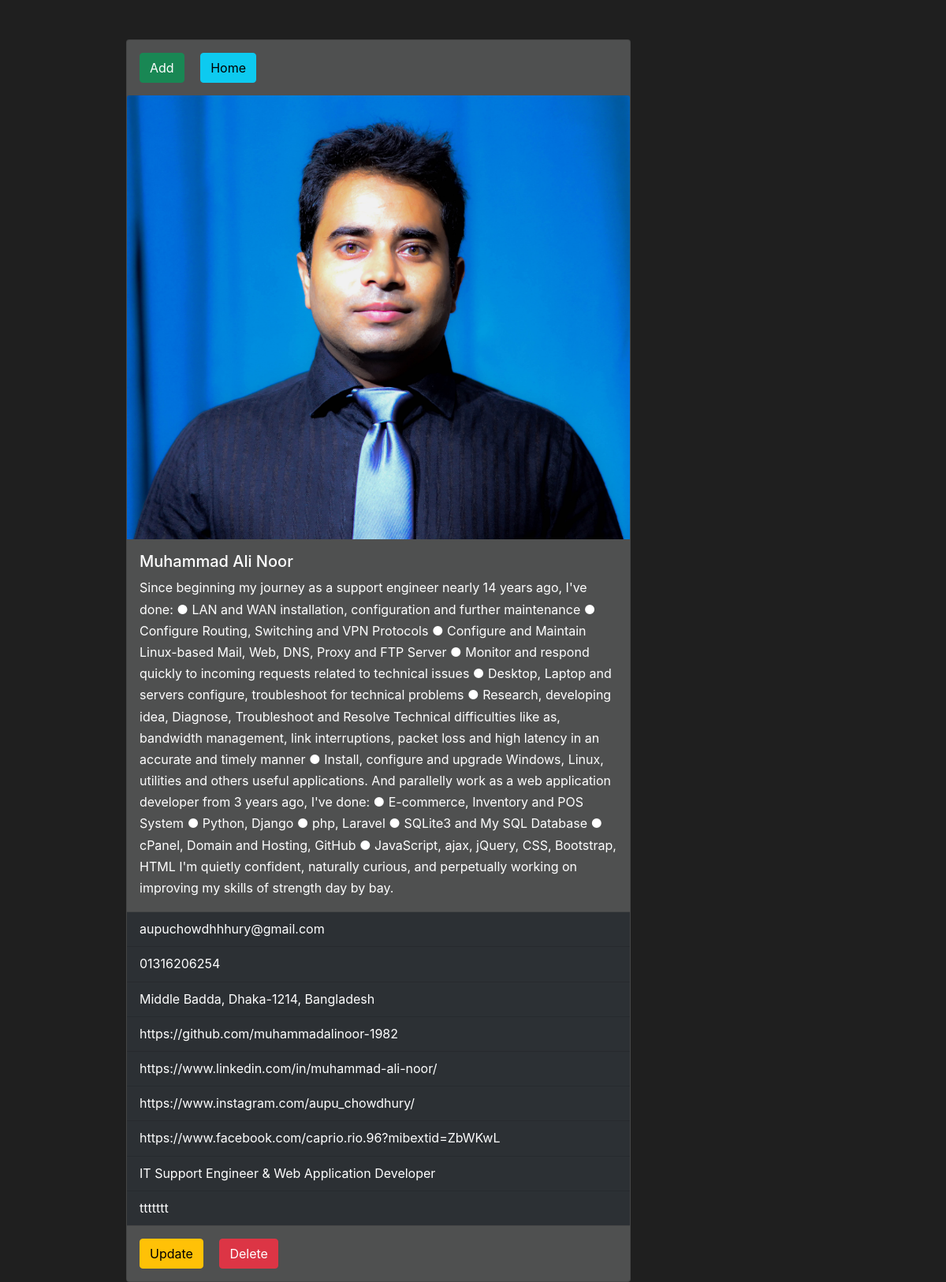
Page /personal/ on the committed database.
### App_portfolio/models.py (models this page shows)
class Personal(models.Model):
    name        =models.CharField    (max_length=30, null=True, blank=True)
    email       =models.EmailField   (max_length=30, null=True, blank=True)
    phone       =models.CharField    (max_length=13, null=True, blank=True)
    address     =models.TextField    (max_length=80, null=True, blank=True)
    github      =models.CharField    (max_length=40, null=True, blank=True)
    linkedin    =models.CharField    (max_length=40, null=True, blank=True)
    instagram   =models.CharField    (max_length=40, null=True, blank=True)
    facebook    =models.CharField    (max_length=40, null=True, blank=True)
    tag_line    =models.TextField    (max_length=50, null=True, blank=True)
    heading     =models.CharField    (max_length=30, null=True, blank=True)
    description =models.TextField    (max_length=350, null=True, blank=True)
    image       =models.ImageField   (upload_to='me/', default='noImg/no_img.jpg', null=True, blank=True)

### App_portfolio/views.py (the view)
# urls.py: path('personal/', personal, name='personal'),
def personal(request):
    pers = Personal.objects.all()
    return render(request, 'personal/personal.html', locals())

### template/personal/personal.html (shortened to what this page needs)
{% extends 'dashboard/dashboard.html' %}
{% block body %}
<div class="row" style="position: absolute; right: 400px; margin-top: 50px">
  <div class="col-lg-8">
    <div class="card" style="width: 40rem; background-color: #4f5050; color: #FFFFFF">
      <div class="card-body">
        <a href="{% url 'pers_create' %}" class="card-link btn btn-success">Add</a>
        <a href="{% url 'dashboard' %}" class="card-link btn btn-info">Home</a>
      </div>
      {% for i in pers %}
      <img src="{{ i.image.url }}" class="card-img-top" alt="...">
      <div class="card-body">
        <h5 class="card-title">{{i.name}}</h5>
        <p class="card-text">{{i.description}}</p>
      </div>
      <ul class="list-group list-group-flush">
        <li style="background-color: #2c3034; color: #FFFFFF" class="list-group-item">{{i.email}}</li>
        <li style="background-color: #2c3034; color: #FFFFFF" class="list-group-item">{{i.phone}}</li>
        <li style="background-color: #2c3034; color: #FFFFFF" class="list-group-item">{{i.address}}</li>
        <li style="background-color: #2c3034; color: #FFFFFF" class="list-group-item">{{i.github}}</li>
        <li style="background-color: #2c3034; color: #FFFFFF" class="list-group-item">{{i.linkedin}}</li>
        <li style="background-color: #2c3034; color: #FFFFFF" class="list-group-item">{{i.instagram}}</li>
        <li style="background-color: #2c3034; color: #FFFFFF" class="list-group-item">{{i.facebook}}</li>
        <li style="background-color: #2c3034; color: #FFFFFF" class="list-group-item">{{i.tag_line}}</li>
        <li style="background-color: #2c3034; color: #FFFFFF" class="list-group-item">{{i.heading}}</li>
      </ul>
      <div class="card-body">
        <a href="{% url 'pers_update' i.id %}" class="card-link btn btn-warning">Update</a>
        <a href="{% url 'pers_delete' i.id %}" class="card-link btn btn-danger">Delete</a>
      </div>
      {% endfor %}
    </div>
  </div>
</div>
{% endblock %}

### static/assets/css/style.css (style rules this page uses)
:root { --primary_color: #28e98c; }
*,*::before,*::after { margin: 0; padding: 0; box-sizing: border-box; }
body { font-family: 'Inter', sans-serif; font-size: 16px; scroll-behavior: smooth; color: #999999; background: #1f1f1f; line-height: 1.7; overflow-x: hidden; height: 100vh; }
img { max-width: 100%; }
a { text-decoration: none; }
ul { list-style: none; margin: 0; padding: 0; }

### rows in the picture
Personal: image (picture), name "Muhammad Ali Noor", description "Since beginning my journey as a support engineer nearly 14 years ago, I've done: ● LAN and WAN installation, configuration and further maintenance ● Configure Routing, Switching and VPN Protocols ● Configure and Maintain Linux-based Mail, Web, DNS, Proxy and FTP Server ● Monitor and respond quickly to incoming requests related to technical issues ● Desktop, Laptop and servers configure, troubleshoot for technical problems ● Research, developing idea, Diagnose, Troubleshoot and Resolve Technical difficulties like as, bandwidth management, link interruptions, packet loss and high latency in an accurate and timely manner ● Install, configure and upgrade Windows, Linux, utilities and others…", email "aupuchowdhhhury@gmail.com", phone "01316206254", address "Middle Badda, Dhaka-1214, Bangladesh", github "https://github.com/muhammadalinoor-1982", linkedin "https://www.linkedin.com/in/muhammad-ali-noor/", instagram "https://www.instagram.com/aupu_chowdhury/", facebook "https://www.facebook.com/caprio.rio.96?mibextid=ZbWKwL", tag_line "IT Support Engineer & Web Application Developer", heading "ttttttt"
